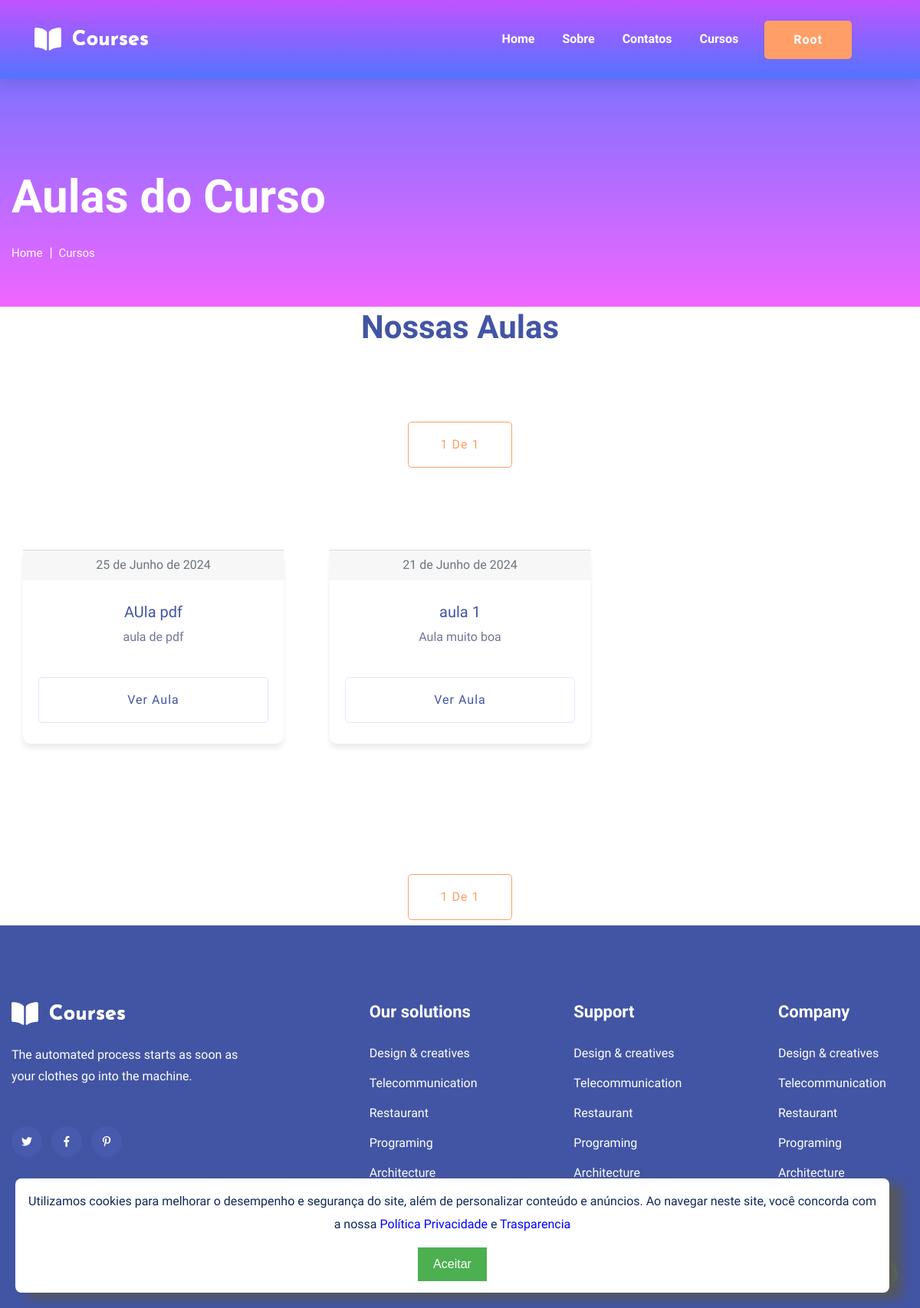
The page /home/curso/1 (signed in) on the database as committed earlier.
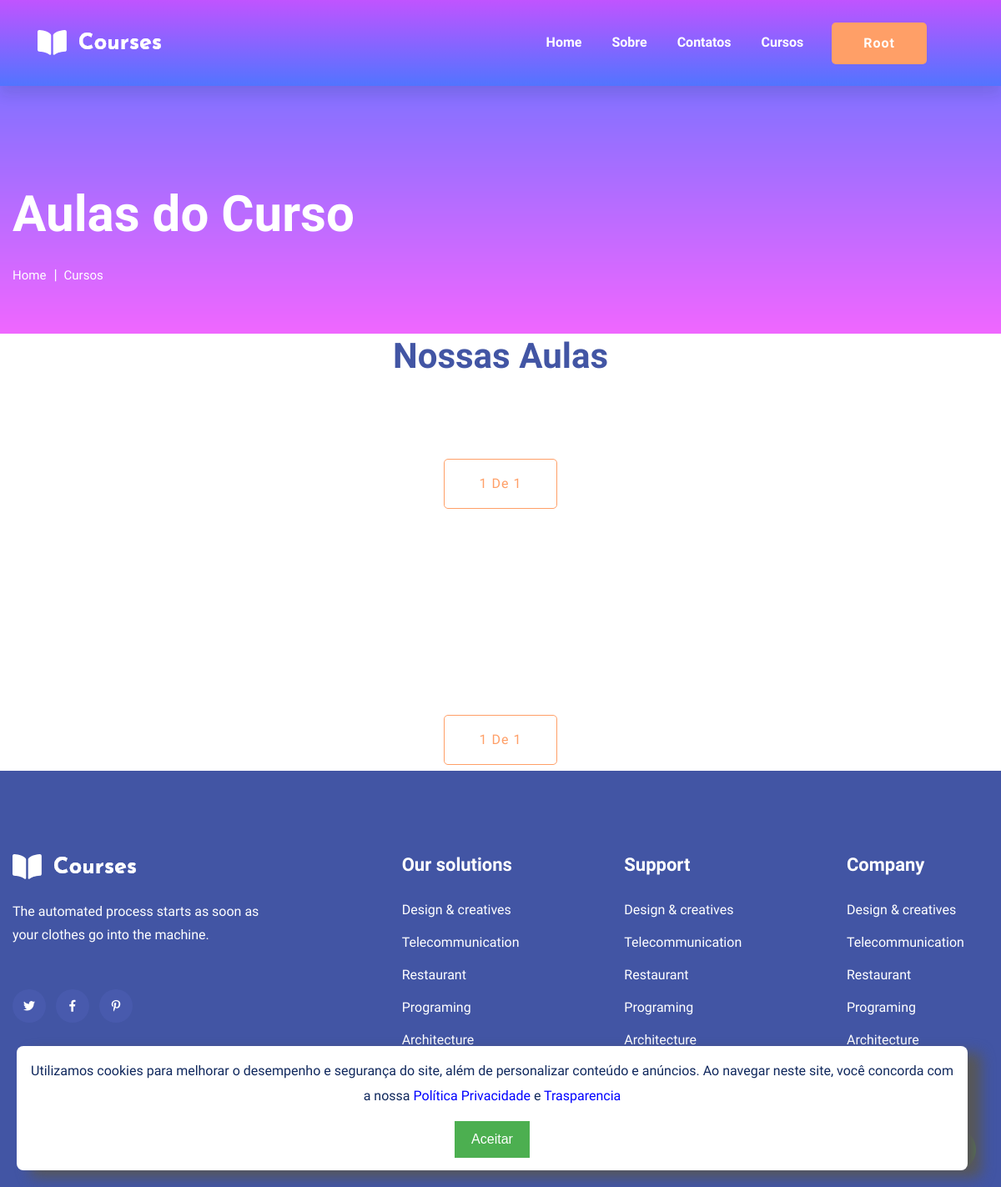
The same page on the database as committed later.
### usuarios/models.py (models this page shows)
class USUARIO(AbstractUser):
    cpf = models.CharField(blank=True, max_length=18)

### cursos/models.py (models this page shows, shortened)
class Aulas(models.Model):
    nome = models.CharField(max_length = 100)
    descricao = models.TextField()
    aula = models.FileField(upload_to = "aulas")
    curso = models.ForeignKey(Cursos, on_delete = models.DO_NOTHING)
    data_upload = models.DateField(default=now)
    ativo= models.BooleanField(default=True)
    class Meta:
        verbose_name = 'Aula'
        verbose_name_plural = 'Aulas'

### cursos/views.py (the view)
# urls.py: path('curso/<int:id>', views.curso, name = 'curso'),
@login_required
def curso(request, id):
    paginas_aulas = Aulas.objects.filter(curso = id).filter(ativo=True).order_by('nome').only('nome','descricao','data_upload')
    avaliacoes = NotasAulas.objects.filter(aula_id = id).only('nota','usuario')
    pagina = Paginator(paginas_aulas, 25)
    page = request.GET.get('page')
    aulas = pagina.get_page(page)
    return render(request, 'curso.html', {'aulas': aulas,
                                        'avaliacoes': avaliacoes})

### cursos/templates/curso.html (shortened to what this page needs)
{% extends 'base-novo.html'%}
{% block 'body' %}
  <main>
    <section class="slider-area slider-area2">
        <div class="slider-active">
            <div class="single-slider slider-height2">
                <div class="container">
                    <div class="row">
                        <div class="col-xl-8 col-lg-11 col-md-12">
                            <div class="hero__caption hero__caption2">
                                <h1 data-animation="bounceIn" data-delay="0.2s">Aulas do Curso</h1>
                                <nav aria-label="breadcrumb">
                                    <ol class="breadcrumb">
                                        <li class="breadcrumb-item"><a href="{%url 'principal'%}">Home</a></li>
                                        <li class="breadcrumb-item"><a href="{%url 'Curso:cursos'%}">Cursos</a></li>
                                    </ol>
                                </nav>
                            </div>
                        </div>
                    </div>
                </div>
            </div>
        </div>
    </section>
</main>
<div class="row justify-content-center">
    <div class="col-xl-7 col-lg-8">
        <div class="section-tittle text-center mb-55">
            <h2>Nossas Aulas</h2>
        </div>
    </div>
</div>
<div class="row justify-content-center">
  <div class="col-xl-7 col-lg-8">
      <div class="section-tittle text-center mt-40">
          <a href="#" class="border-btn">{{aulas.number}} de {{aulas.paginator.num_pages}}</a>
      </div>
  </div>
</div>
<div class="courses-area section-padding40 fix">
  <div class="container">
      <div class="row">
{% for aula in aulas %}
<div class="col-lg-4">
  <div class="properties properties2 mb-30">
      <div class="properties__card">
        <div class="card-footer text-muted text-center">
            {{aula.data_upload}}
          </div>
          <div class="properties__caption text-center">
              <h3><a href="#">{{aula.nome}}</a></h3>
              <p>{{aula.descricao|slice:":20"}}</p>
              <a href="{% url 'Curso:aula' aula.id %}" class="border-btn border-btn2">Ver Aula</a>
          </div>
      </div>
  </div>
</div>
    {% endfor %}
  </div>
</div>
</div>
      <div class="row justify-content-center">
        <div class="col-xl-7 col-lg-8">
            <div class="section-tittle text-center mt-40">
                <a href="#" class="border-btn">{{aulas.number}} de {{aulas.paginator.num_pages}}</a>
            </div>
        </div>
    </div>
{% endblock %}

### templates/base-novo.html (shortened to what this page needs)
{% load static %}
<!doctype html>
<html class="no-js" lang="zxx">
<head>
    <link rel="stylesheet" href="{% static 'assets/css/bootstrap.min.css' %}">
    <link rel="stylesheet" href="{% static 'assets/css/owl.carousel.min.css' %}">
    <link rel="stylesheet" href="{% static 'assets/css/slicknav.css' %}">
    <link rel="stylesheet" href="{% static 'assets/css/flaticon.css' %}">
    <link rel="stylesheet" href="{% static 'assets/css/progressbar_barfiller.css' %}">
    <link rel="stylesheet" href="{% static 'assets/css/gijgo.css' %}">
    <link rel="stylesheet" href="{% static 'assets/css/animate.min.css' %}">
    <link rel="stylesheet" href="{% static 'assets/css/animated-headline.css' %}">
    <link rel="stylesheet" href="{% static 'assets/css/magnific-popup.css' %}">
    <link rel="stylesheet" href="{% static 'assets/css/fontawesome-all.min.css' %}">
    <link rel="stylesheet" href="{% static 'assets/css/themify-icons.css' %}">
    <link rel="stylesheet" href="{% static 'assets/css/slick.css' %}">
    <link rel="stylesheet" href="{% static 'assets/css/nice-select.css' %}">
    <link rel="stylesheet" href="{% static 'assets/css/style.css' %}">
</head>
<body>
    <header>
        <div class="header-area header-transparent">
            <div class="main-header ">
                <div class="header-bottom  header-sticky sticky-bar">
                    <div class="container-fluid">
                        <div class="row align-items-center">
                            <div class="col-xl-2 col-lg-2">
                                <div class="logo">
                                    <a href="{%url 'principal'%}"><img src="{% static 'assets/img/logo/logo.png' %}"  alt="{% static 'logo-simples.png' %}"></a>
                                </div>
                            </div>
                            <div class="col-xl-10 col-lg-10">
                                <div class="menu-wrapper d-flex align-items-center justify-content-end">
                                    <div class="main-menu d-none d-lg-block">
                                        <nav>
                                            <ul id="navigation">
                                                <li class="active" ><a href="{%url 'principal'%}">Home</a></li>
                                                <li><a href="{%url 'Curso:sobre'%}">Sobre</a></li>
                                                <li><a href="{%url 'Curso:contatos'%}">Contatos</a></li>
                                                {% if user.is_authenticated %}
                                                <li><a href="{% url 'Curso:cursos' %}">Cursos</a></li>
                                                <li><a href="#" class="btn">{{user.username}}</a>
                                                </li>
                                                {% endif %}
                                            </ul>
                                        </nav>
                                    </div>
                                </div>
                            </div>
                            <div class="col-12">
                            </div>
                        </div>
                    </div>
                </div>
            </div>
        </div>
    </header>
    {% block 'body'%}
    {% endblock %}
    <footer>
     <div class="footer-wrappper footer-bg">
        <div class="footer-area footer-padding">
            <div class="container">
                <div class="row justify-content-between">
                    <div class="col-xl-4 col-lg-5 col-md-4 col-sm-6">
                        <div class="single-footer-caption mb-50">
                            <div class="single-footer-caption mb-30">
                                <div class="footer-logo mb-25">
                                    <a href="index.html"><img src="{% static 'assets/img/logo/logo2_footer.png' %}" alt=""></a>
                                </div>
                                <div class="footer-tittle">
                                    <div class="footer-pera">
                                        <p>The automated process starts as soon as your clothes go into the machine.</p>
                                    </div>
                                </div>
                                <div class="footer-social">
                                    <a href="#"><i class="fab fa-twitter"></i></a>
                                    <a href="https://bit.ly/sai4ull"><i class="fab fa-facebook-f"></i></a>
                                    <a href="#"><i class="fab fa-pinterest-p"></i></a>
                                </div>
                            </div>
                        </div>
                    </div>
                    <div class="col-xl-2 col-lg-3 col-md-4 col-sm-5">
                        <div class="single-footer-caption mb-50">
                            <div class="footer-tittle">
                                <h4>Our solutions</h4>
                                <ul>
                                    <li><a href="#">Design & creatives</a></li>
                                    <li><a href="#">Telecommunication</a></li>
                                    <li><a href="#">Restaurant</a></li>
                                    <li><a href="#">Programing</a></li>
                                    <li><a href="#">Architecture</a></li>
                                </ul>
                            </div>
                        </div>
                    </div>
                    <div class="col-xl-2 col-lg-4 col-md-4 col-sm-6">
                        <div class="single-footer-caption mb-50">
                            <div class="footer-tittle">
                                <h4>Support</h4>
                                <ul>
                                    <li><a href="#">Design & creatives</a></li>
                                    <li><a href="#">Telecommunication</a></li>
                                    <li><a href="#">Restaurant</a></li>
                                    <li><a href="#">Programing</a></li>
                                    <li><a href="#">Architecture</a></li>
                                </ul>
                            </div>
                        </div>
                    </div>
                    <div class="col-xl-2 col-lg-3 col-md-4 col-sm-6">
                        <div class="single-footer-caption mb-50">
                            <div class="footer-tittle">
                                <h4>Company</h4>
                                <ul>
                                    <li><a href="#">Design & creatives</a></li>
                                    <li><a href="#">Telecommunication</a></li>
                                    <li><a href="#">Restaurant</a></li>
                                    <li><a href="#">Programing</a></li>
                                    <li><a href="#">Architecture</a></li>
                                </ul>
                            </div>
                        </div>
                    </div>
                </div>
            </div>
        </div>
        <a href="https://api.whatsapp.com/send?phone=553184178315&text=Vim+pelo+site+gostaría+de+ajuda" target="_blank" style="position:fixed;bottom:20px;right:30px;">
          </a>
        <div class="footer-bottom-area">
            <div class="container">
                <div class="footer-border">
                    <div class="row d-flex align-items-center">
                        <div class="col-xl-12 ">
                            <div class="footer-copy-right text-center">
                                <p>
                                  <a href="https://colorlib.com" target="_blank"></a>
                                  </p>
                              </div>
                          </div>
                      </div>
                  </div>
              </div>
          </div>
      </div>
      <div id="cookie-popup" class="cookie-popup">
        <p>Utilizamos cookies para melhorar o desempenho e segurança do site, além de personalizar conteúdo e anúncios. Ao navegar neste site, você concorda com a nossa <a href="" target="_blank" rel="noopener noreferrer" style="color: blue;">Política Privacidade</a> e <a href="" target="_blank" rel="noopener noreferrer" style="color: blue;">Trasparencia</a></p>
        <button id="cookie-accept">Aceitar</button>
    </div>
  </footer>
</body>
</html>

### templates/base-novo.html (style rules this page uses)
.cookie-popup { font-family: Arial, Helvetica, sans-serif; display: none; position: fixed; bottom: 0; left: 0; padding: 15px; background-color: #fff; color: #575757; text-align: center; border-radius: 8px; margin: 20px; width: 95%; align-content: center; box-shadow: 1em 0.5em 1em; }
#cookie-accept { background-color: #4CAF50; color: white; border: none; padding: 10px 20px; text-align: center; text-decoration: none; display: inline-block; font-size: 16px; cursor: pointer; }

Rows that differ between the two databases and show on the page:
removed Aulas: data_upload "25 de Junho de 2024", nome "AUla pdf", descricao "aula de pdf"
removed Aulas: data_upload "21 de Junho de 2024", nome "aula 1", descricao "Aula muito boa"
